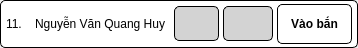
<?xml version="1.0" encoding="UTF-8"?>
<ui version="4.0">
 <class>Form</class>
 <widget class="QWidget" name="Form">
  <property name="geometry">
   <rect>
    <x>0</x>
    <y>0</y>
    <width>358</width>
    <height>48</height>
   </rect>
  </property>
  <property name="minimumSize">
   <size>
    <width>0</width>
    <height>48</height>
   </size>
  </property>
  <property name="maximumSize">
   <size>
    <width>600</width>
    <height>48</height>
   </size>
  </property>
  <property name="windowTitle">
   <string>Form</string>
  </property>
  <property name="styleSheet">
   <string notr="true"/>
  </property>
  <layout class="QHBoxLayout" name="horizontalLayout_3">
   <property name="spacing">
    <number>0</number>
   </property>
   <property name="leftMargin">
    <number>0</number>
   </property>
   <property name="topMargin">
    <number>0</number>
   </property>
   <property name="rightMargin">
    <number>0</number>
   </property>
   <property name="bottomMargin">
    <number>0</number>
   </property>
   <item>
    <widget class="QFrame" name="frame">
     <property name="styleSheet">
      <string notr="true">background-color: rgb(255, 255, 255);
border-radius: 5px;
border: 1px solid rgb(0, 0, 0);
</string>
     </property>
     <property name="frameShape">
      <enum>QFrame::StyledPanel</enum>
     </property>
     <property name="frameShadow">
      <enum>QFrame::Raised</enum>
     </property>
     <layout class="QHBoxLayout" name="horizontalLayout_2">
      <property name="spacing">
       <number>2</number>
      </property>
      <property name="leftMargin">
       <number>5</number>
      </property>
      <property name="topMargin">
       <number>2</number>
      </property>
      <property name="rightMargin">
       <number>5</number>
      </property>
      <property name="bottomMargin">
       <number>2</number>
      </property>
      <item>
       <layout class="QHBoxLayout" name="horizontalLayout">
        <property name="spacing">
         <number>4</number>
        </property>
        <item>
         <widget class="QLabel" name="stt_label">
          <property name="minimumSize">
           <size>
            <width>25</width>
            <height>0</height>
           </size>
          </property>
          <property name="maximumSize">
           <size>
            <width>25</width>
            <height>16777215</height>
           </size>
          </property>
          <property name="font">
           <font>
            <family>Tahoma</family>
            <pointsize>9</pointsize>
           </font>
          </property>
          <property name="styleSheet">
           <string notr="true">border: 0px solid rgb(0, 0, 0);</string>
          </property>
          <property name="text">
           <string>11.</string>
          </property>
         </widget>
        </item>
        <item>
         <widget class="QLabel" name="name_label">
          <property name="minimumSize">
           <size>
            <width>0</width>
            <height>30</height>
           </size>
          </property>
          <property name="maximumSize">
           <size>
            <width>16777215</width>
            <height>30</height>
           </size>
          </property>
          <property name="font">
           <font>
            <family>Tahoma</family>
            <pointsize>9</pointsize>
           </font>
          </property>
          <property name="styleSheet">
           <string notr="true">border: 0px solid rgb(0, 0, 0);</string>
          </property>
          <property name="text">
           <string>Nguyễn Văn Quang Huy</string>
          </property>
         </widget>
        </item>
        <item>
         <widget class="PushButton" name="sum_score_label">
          <property name="minimumSize">
           <size>
            <width>45</width>
            <height>35</height>
           </size>
          </property>
          <property name="maximumSize">
           <size>
            <width>35</width>
            <height>35</height>
           </size>
          </property>
          <property name="font">
           <font>
            <family>Tahoma</family>
            <pointsize>11</pointsize>
            <bold>false</bold>
            <underline>false</underline>
           </font>
          </property>
          <property name="styleSheet">
           <string notr="true">background-color: rgb(211, 211, 211);
border-radius: 5px;</string>
          </property>
          <property name="text">
           <string/>
          </property>
         </widget>
        </item>
        <item>
         <widget class="PushButton" name="classify_label">
          <property name="minimumSize">
           <size>
            <width>50</width>
            <height>35</height>
           </size>
          </property>
          <property name="maximumSize">
           <size>
            <width>50</width>
            <height>35</height>
           </size>
          </property>
          <property name="font">
           <font>
            <family>Tahoma</family>
            <pointsize>11</pointsize>
            <bold>false</bold>
            <underline>false</underline>
           </font>
          </property>
          <property name="styleSheet">
           <string notr="true">background-color: rgb(211, 211, 211);
border-radius: 5px;</string>
          </property>
          <property name="text">
           <string/>
          </property>
         </widget>
        </item>
        <item>
         <widget class="PushButton" name="shoot_btn">
          <property name="minimumSize">
           <size>
            <width>75</width>
            <height>40</height>
           </size>
          </property>
          <property name="maximumSize">
           <size>
            <width>75</width>
            <height>40</height>
           </size>
          </property>
          <property name="font">
           <font>
            <family>Segoe UI</family>
            <pointsize>9</pointsize>
            <bold>true</bold>
            <underline>false</underline>
           </font>
          </property>
          <property name="styleSheet">
           <string notr="true">PushButton, ToolButton, ToggleButton, ToggleToolButton {
    color: black;
	
	background-color: rgb(255, 255, 255);
    border: 1px solid rgba(0, 0, 0, 0.073);
    border-bottom: 1px solid rgba(0, 0, 0, 0.183);
    border-radius: 5px;
    /* font: 14px 'Segoe UI', 'Microsoft YaHei'; */
    padding: 5px 12px 6px 12px;
    outline: none;
}

PushButton:hover, ToolButton:hover, ToggleButton:hover, ToggleToolButton:hover {
	background-color: rgb(73, 220, 0);
}

PushButton:pressed, ToolButton:pressed, ToggleButton:pressed, ToggleToolButton:pressed {
    color: rgba(0, 0, 0, 0.63);
	background-color: rgb(52, 157, 0);
    border-bottom: 1px solid rgba(0, 0, 0, 0.073);
}</string>
          </property>
          <property name="text">
           <string>Vào bắn</string>
          </property>
         </widget>
        </item>
       </layout>
      </item>
     </layout>
    </widget>
   </item>
  </layout>
 </widget>
 <customwidgets>
  <customwidget>
   <class>PushButton</class>
   <extends>QPushButton</extends>
   <header>qfluentwidgets</header>
  </customwidget>
 </customwidgets>
 <resources/>
 <connections/>
</ui>
